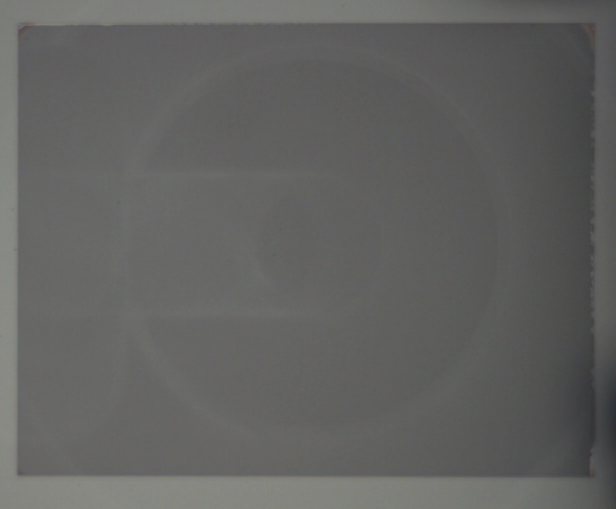
#> input picture projects/contact_front/MR_NewCam/2015-08-04_DFI28-035.png, 1232 x 1018 px (shown at 1/2 size); its folder holds only this picture in this run
$ jupyter execute --allow-errors ContactFront_MR_EdgeCircles.ipynb   (shell and % lines are left out)   (Python 2 division)   (older library calls are emulated)
#> lines starting #> are read from the running program, lines starting #| are printed output that depends on the picture
### notebooks/paths.py
import os
from os.path import expanduser

class Paths:
    def __init__(self):
        self.data_root = os.environ['DATA_ROOT']

        self.notebook_root = "%s/notebooks" % (self.data_root)
        self.scripts_root = "%s/scripts" % (self.data_root)
        self.images_root = "%s/images" % (self.data_root)
        self.projects_root = "%s/projects" % (self.data_root)
        self.results_root = "%s/results" % (self.data_root)
        self.tmp_root = "%s/tmp" % (self.data_root)
        self.dat_root = "%s/dat" % (self.data_root)

        self.tmp_dir = '%s/tmp' % (expanduser("~"))
        self.ws_dir = '%s/workspace' % (expanduser("~"))

        self.mii_home = os.environ['MII_HOME']
        self.inhouse = '%s/src/inhouse' % (self.mii_home)

        self.path = {}
        self.path['data_root']=self.data_root
        self.path['notebook_root']=self.notebook_root
        self.path['scripts_root']=self.scripts_root
        self.path['images_root']=self.images_root
        self.path['projects_root']=self.projects_root
        self.path['results_root']=self.results_root
        self.path['tmp_root']=self.tmp_root
        self.path['dat_root']=self.dat_root
        self.path['tmp_dir']=self.tmp_dir
        self.path['ws_dir']=self.ws_dir
        self.path['mii_home']=self.mii_home
        self.path['inhouse']=self.inhouse

    # [4 lines left out: function print_paths, not called in this run]

### notebooks/ContactFront_MR_EdgeCircles.ipynb
[cell 1]
import cv2
import scipy.ndimage
import numpy as np
from matplotlib import pyplot as plt
import glob
import math

import sys
from paths import Paths
#> (the rest of this cell did not finish here and is left out)

[cell 2]
plot_lst = []
bg_num = 1
fg_num = 120
#> (the rest of this cell did not finish here and is left out)

[cell 3]
# old video
img_num = 2182   #centerXY = (690, 452)
img_num = 2216   #centerXY = (748, 414), diag_len = 400
process_img_name = ("/data/tmp/ripped/2015-10-28_thr_test1-%03d.png" % (img_num))

img_num=30
process_img_name = ("/data/tmp/process_img_2015-08-10_PL9_ZB09_%d.jpg" % (img_num))

# from new ximea
img_num = 3244   #centerXY = (630, 462), diag_len = 320
process_img_name = ("/data/tmp/process_img_2015-10-28_thr_test1_%04d.png" % (img_num))

process_img_name = ("/data/tmp/process_img_636-511--300.png")

print process_img_name
process_img = cv2.imread(process_img_name, cv2.IMREAD_GRAYSCALE)
#> (the rest of this cell did not finish here and is left out)

#> (a cell that did not finish here is left out)

[cell 5]
plot_lst = []
verbose = True
show_plots = True

#> (the rest of this cell did not finish here and is left out)

#> (a cell that did not finish here is left out)

###Run the stack on folder of images...

[cell 7]
image_folder_lst = ['../projects/contact_front/MR_NewCam']
#image_folder_lst = ['../projects/contact_front/MR_NewCam/testSet']
#image_folder_lst = ['../projects/contact_front/MR_NewCam/transitionSet']
#image_folder_lst = ['../projects/contact_front/MR_NewCam/testSet']

file_spec = '2015-08-04_DFI28-*.png'
glob_spec = "%s/%s" % (image_folder_lst[0], file_spec)

delay_s=0.01
do_plot=False  # must be False for running in notebook
verbose=True

#> (the rest of this cell did not finish here and is left out)

## ----  Sandbox testing:
#### The remaining cells are various tests...

### Create an Image Engine to hold all the images

[cell 8]
image_folder_lst = ['../projects/contact_front/MR_NewCam']
#> (the rest of this cell did not finish here and is left out)

[cell 9]
#  This is the old way to loop through...

plot_lst = []
verbose = True
thresh_val = 7

image_folder_lst = ['../projects/contact_front/MR_NewCam']
#image_folder_lst = ['../projects/contact_front/MR_NewCam/testSet']
#image_folder_lst = ['../projects/contact_front/MR_NewCam/transitionSet']
#image_folder_lst = ['../projects/contact_front/MR_NewCam/testSet']

file_spec = '2015-08-04_DFI28-*.png'
glob_spec = "%s/%s" % (image_folder_lst[0], file_spec)
image_files = glob.glob(glob_spec)
image_files = sorted(image_files)

start_num = 1
#bg_img = eng.images[start_num-1].copy()
bg_img = cv2.imread(image_files[start_num-1], -1)
#> bg_img is the input picture: shape (1018, 1232, 3); mean B, G, R 97, 98.4, 98.2
bg_img = cv2.GaussianBlur(bg_img, (5, 5), 0)
(rows, cols) = bg_img.shape[:2]
#> rows = 1018; cols = 1232
centerYX = (rows/2, cols/2)
#> centerYX = (509, 616)
width = cols
#> width = 1232
height = rows
#> height = 1018
diag_len = int(np.hypot(rows, cols))
#> diag_len = 1598

stats = {}
stats['areas'] = []
stats['center_pts']=[]
stats['chan_means'] = []

for img_idx, image_file in enumerate(image_files[start_num:]):
    print "---------------------------------------------------------------------"
    # read next foreground image
    fg_img = cv2.imread(image_file, -1)
    print "FG img rows,cols:", fg_img.shape[:2]

    # let's first analyze a small ROI at the center point
    fg_img_converted = cv2.cvtColor(fg_img, cv2.COLOR_BGR2HSV)
    (rows, cols) = fg_img_converted.shape[:2]
    cp = (int(centerYX[0]), int(centerYX[1]))
    fg_img_converted_roi = fg_img_converted[cp[1]-10:cp[1]+10, cp[0]-10:cp[0]+10]  #np slice: [startY:endY, startX:endX]
    chan_means = ip.calcChanMeans(fg_img_converted_roi)
    stats['chan_means'].append( (chan_means[0], chan_means[1], chan_means[2]) )

    img_full = ip.deltaImage(bg_img, fg_img, thresh_val)

    print("%s[%d]: (%s)%s" % (util.BLUE, img_idx, image_file, util.RESET))
    print("ROI center: (%d, %d), width: %d, height: %d" % (centerYX[0], centerYX[1], width, height))
    #img = extractROI(img_full, (int(centerYX[0]), int(centerYX[1])), int(width), int(height))
    img = img_full
    #print "  >> extracted img size: ", img.shape[:2]

    seed_data = {}
    seed_data['img_dims'] = (rows, cols, 3)
    seed_data['approx_center_yx'] = centerYX
    seed_data['approx_diameter']  = diag_len
    seed_data['diameter_tolerance']  = 0.20

    ellipse, output = ip.findEllipse(img, seed_data, verbose, False)

    if ellipse[0][0] == -99:
        print("%s Unable to find contact area (%s)%s" % (util.RED, image_file, util.RESET))
        plot_lst.append( (img, 'findEllipse %d' % (img_idx) ))
        stats['areas'].append(np.nan)
        stats['center_pts'].append( (np.nan, np.nan) )

        if True:
            bg_img = cv2.imread(image_files[start_num-1], -1)
            bg_img = cv2.GaussianBlur(bg_img, (5, 5), 0)
            (rows, cols) = bg_img.shape[:2]
            centerYX = (rows/2, cols/2)
            width = cols
            height = rows

    else:
        overlay = fg_img.copy()
        print ellipse
        pad = 150
        #if ellipse[2] == 0:
        if True:
            centerYX = ((0*centerYX[0] + ellipse[0][1] - 0*height/2), (0*centerYX[1] + ellipse[0][0] - 0*width/2))
        elif ellipse[2] == 90:
            centerYX = ((0*centerYX[0] + ellipse[0][0] - 0*width/2), (0*centerYX[1] + ellipse[0][1] - 0*height/2))
#         width = ellipse[1][0] + pad if (ellipse[1][0] + pad) <= cols else cols
#         height = ellipse[1][1] + pad if (ellipse[1][1] + pad) <= rows else rows
        approx_area = (np.pi * np.hypot(ellipse[1][0]/2, ellipse[1][1]/2))
        diag_len = int(np.max(ellipse[1]) + 150)

        stats['areas'].append(approx_area)
        stats['center_pts'].append( (centerYX[1], centerYX[0]) ) # append tuple

        print("%s Success! Contact area: %d %s" % (util.GREEN, approx_area, util.RESET))

        cv2.ellipse(overlay,(centerYX, ellipse[1], ellipse[2]),(255,0,0),4) #cv2.ellipse(img, (centerX,centerY), (width,height), 0, 0, 180, color, lt)
        cv2.putText(overlay, ("%d"%(approx_area)), (int(centerYX[0])-100, int(centerYX[1])), cv2.FONT_HERSHEY_DUPLEX, 2, util.green, 3)
        plot_lst.append( (overlay, 'findEllipse %d' % (img_idx) ))
        bg_img = cv2.GaussianBlur(fg_img, (5, 5), 0)


plt.figure(figsize=(10*2,5))
plt.plot(stats['areas'])
plt.title('Contact Areas')

plt.figure(figsize=(10*2,5))
plt.plot([x for x,_ in stats['center_pts']])
plt.plot([y for _,y in stats['center_pts']])
plt.title('Center points')

plt.figure(figsize=(10*2,5))
plt.plot([x for x,_ in stats['center_pts']], [y for _,y in stats['center_pts']])
plt.title('Center locs')

plt.figure(figsize=(10*2,5))
plt.plot([c for c,_,_ in stats['chan_means']], color='b')
plt.plot([c for _,c,_ in stats['chan_means']], color='g')
plt.plot([c for _,_,c in stats['chan_means']], color='r')
plt.title('HSV mean values from center ROI')

if False:
    plt.figure.max_num_figures=len(image_files) + 10
    plt.rcParams['figure.max_open_warning'] = 0
    util.plot_imgs(plot_lst)
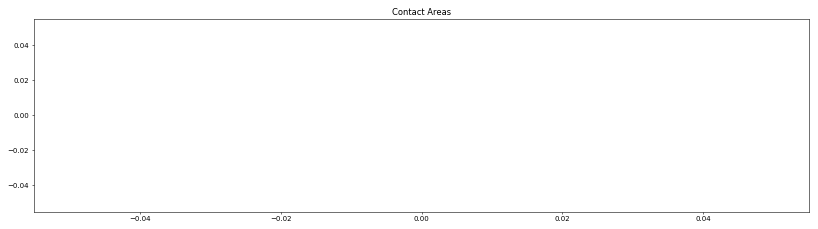
#> figure drawn by matplotlib, 1 panel
